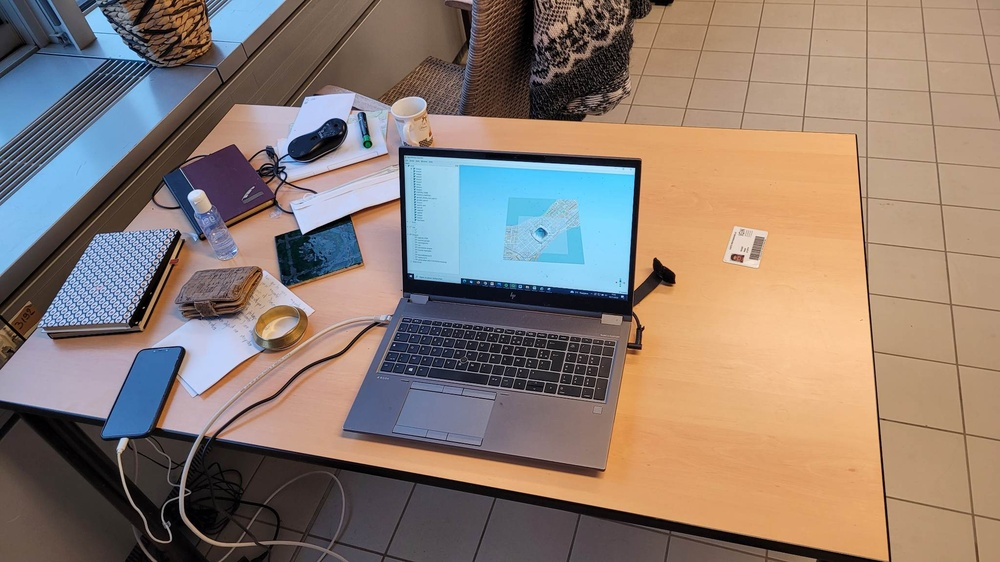
#> input picture data/test_maps/Mayoul.jpg, 1000 x 562 px, shrunk from 2048 x 1152 before the run, found by its file name
$ python spectral_saliency.py
#> lines starting #> are read from the running program, lines starting #| are printed output that depends on the picture; after the words box and inside, x2 and y2 are one past the last pixel; in counts of white or black regions, pixels touching at a corner belong together
# This file shows how to use the spectral saliency model from Hou & Zhang (2007), implemented in the OpenCV library.
# There are two versions, a basic one and a fine grained one.

import cv2
from skimage import io, data_dir
import os
import numpy as np

file = os.path.join(data_dir, 'D:\Donnees\Mayoul.jpg')
map = io.imread(file)
#> map is the input picture: shape (562, 1000, 3); mean R, G, B 141.2, 124.3, 113.8

saliency = cv2.saliency.StaticSaliencySpectralResidual_create()
(success, saliencyMap) = saliency.computeSaliency(map)
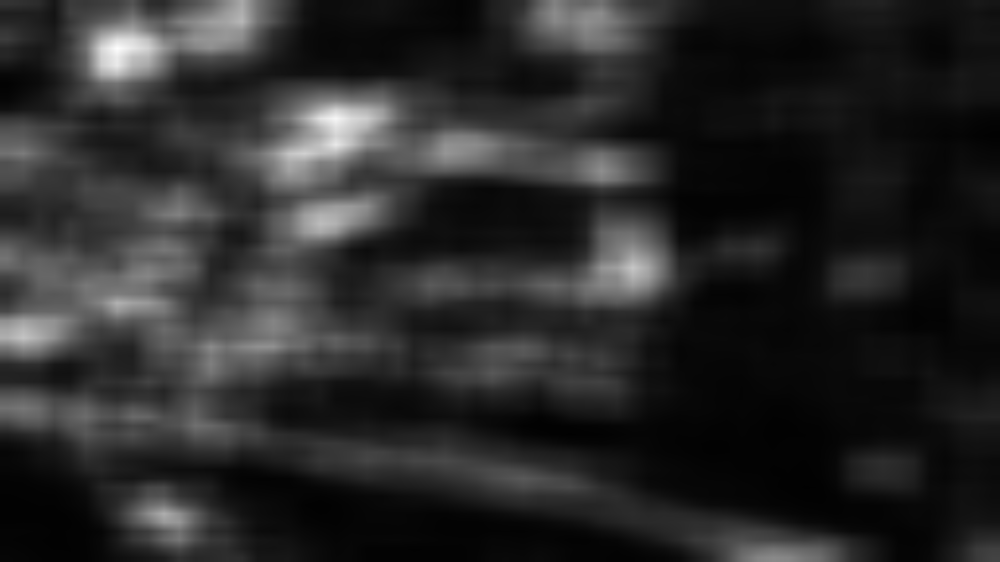
#> saliencyMap: shape (562, 1000) float32; min 0.00697, max 0.996, mean 0.163
#> success = True
saliencyMap = (saliencyMap * 255).astype("uint8")

saliency2 = cv2.saliency.StaticSaliencyFineGrained_create()
(success, saliencyMap2) = saliency2.computeSaliency(map)
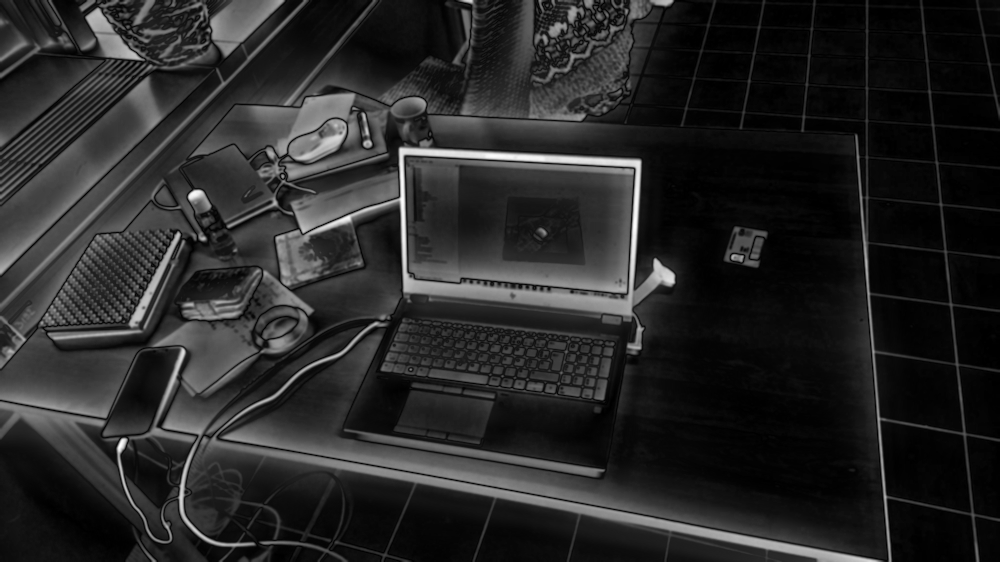
#> saliencyMap2: shape (562, 1000) float32; min 0, max 1, mean 0.155
saliencyMap2 = (saliencyMap2 * 255).astype("uint8")

threshMap = cv2.threshold(saliencyMap.astype("uint8"), 0, 255,
	cv2.THRESH_BINARY | cv2.THRESH_OTSU)[1]
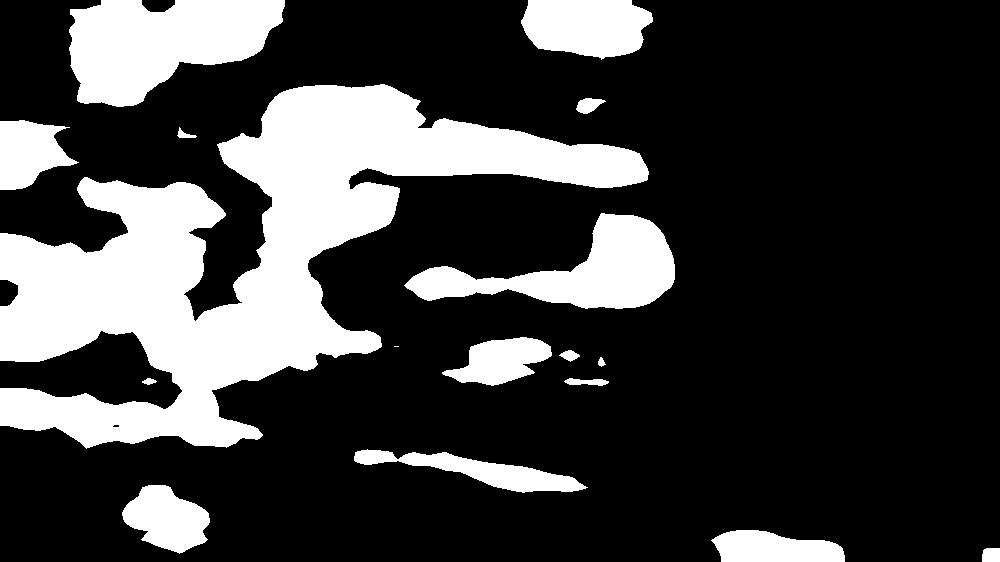
#> threshMap: shape (562, 1000); 24.6% white; 17 white regions (1 under 20 px), largest, box (x1, y1, x2, y2) and area: (0, 84, 649, 449) 86138, (69, 0, 285, 107) 15489, (404, 213, 675, 309) 11447


cv2.imshow("Image", map)
cv2.imshow("Output", threshMap)
cv2.waitKey(0)

io.imsave('D:\Donnees\Mayoul_saliency2.jpg',saliencyMap)
